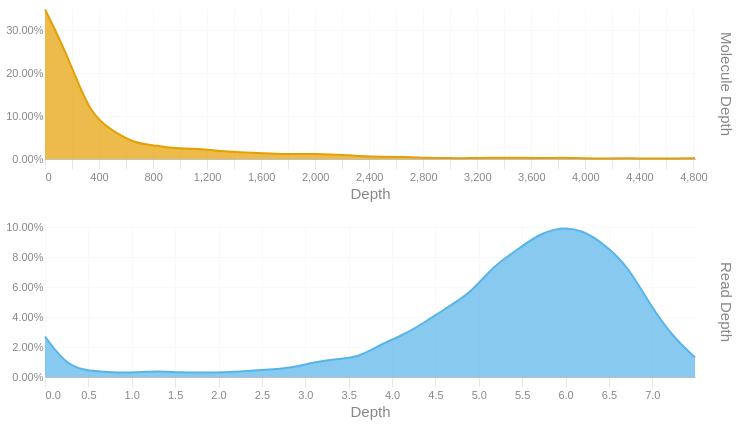

Notebook code cell kept with this figure:
### Code cell
readdep = depth_hist(tb['Read Depth'], q99, 3)
readdep = readdep.with_columns(pl.lit('Read Depth').alias('Metric'))
if not SKIPLR:
    moldep = depth_hist(tb['Molecule Depth'], mol_q99, 1)
    moldep = moldep.with_columns(pl.lit('Molecule Depth').alias('Metric'))
    _hist = pl.concat([readdep, moldep])
    _hist = _hist.filter(pl.col('Proportion') != 0)
    with SafeRender(_hist):
        (
            alt.Chart(_hist)        
            .mark_area(interpolate = "basis")
            .encode(
                x=alt.X('Bin:Q').scale(domainMin=0).axis(alt.Axis(title='Depth')),
                y = alt.Y('Proportion:Q', title = None).axis(format = '.2%'),
                color = alt.Color('Metric:N').legend(None),
                row = alt.Row("Metric:N").header(title = None, labelOrient = 'right'),
                tooltip = [
                    alt.Tooltip("Metric:N", title = "Metric"),
                    alt.Tooltip('Interval:N', title = "Depth Interval"),
                    alt.Tooltip('Proportion:Q', title = "% Alignments").format('.2%')
                ]
            )
            .resolve_scale(x='independent', y='independent')
            .properties(
                height = 150, width = 650,
                usermeta={'embedOptions': {'downloadFileName': f'{samplename}.depth.hist'}}
            )
        ).display()
else:
    readdep = readdep.filter(pl.col('Proportion') != 0)
    with SafeRender(readdep):
        (
            alt.Chart(readdep)        
            .mark_area(interpolate = "basis")
            .encode(
                x=alt.X('Bin:Q').scale(domainMin=0).axis(alt.Axis(title='Depth')),
                y = alt.Y('Proportion:Q', title = None).axis(format = '.2%'),
                tooltip = [
                    alt.Tooltip('Interval:N', title = "Depth Interval"),
                    alt.Tooltip('Proportion:Q', title = "% Alignments").format('.2%')
                ]
            )
            .properties(
                usermeta={'embedOptions': {'downloadFileName': f'{samplename}.depth.hist'}}
            )
        ).display()

### Figure 1 — Vega-Lite specification as saved in the notebook (floating-point values rounded to 4 significant figures)
{"width": 650, "height": 150, "config": {"title": {"anchor": "start", "dy": -15, "fontSize": 18, "color": "#888888", "subtitleColor": "#888888", "subtitleFontSize": 14}, "arc": {"fill": "#0072B2"}, "axis": {"domainColor": "#888888", "domainWidth": 0.5, "gridWidth": 0.2, "grid": false, "titleFontWeight": 400, "titleFontSize": 15, "labelFontSize": 11, "labelColor": "#888888", "tickColor": "#888888", "tickWidth": 0.2, "titleColor": "#888888"}, "axisBand": {"grid": false}, "axisX": {"grid": true, "tickSize": 10, "domainCap": "round"}, "axisY": {"domain": false, "grid": true, "tickSize": 0, "domainCap": "round"}, "background": "transparent", "header": {"labelFontSize": 15, "labelColor": "#888888", "titleFontSize": 15, "titleFontWeight": 600, "titleColor": "#888888"}, "legend": {"labelFont": "sans-serif", "labelFontSize": 12, "labelColor": "#888888", "symbolSize": 100, "symbolType": "circle", "titleFontSize": 12, "titlePadding": 10, "titleColor": "#888888", "title": null}, "range": {"category": ["#E69F00", "#56B4E9", "#009E73", "#F0E442", "#0072B2", "#D55E00", "#CC79A7", "#000000"], "diverging": ["#cfe8f3", "#a2d4ec", "#73bfe2", "#46abdb", "#1696d2", "#12719e"]}, "area": {"fill": "#0072B2", "fillOpacity": 0.7, "line": true, "strokeOpacity": 0.7}, "line": {"color": "#0072B2", "stroke": "#0072B2", "strokeWidth": 2}, "trail": {"color": "#0072B2", "stroke": "#0072B2", "strokeWidth": 0, "size": 1}, "point": {"filled": true, "fillOpacity": 1.0, "size": 95}, "text": {"color": "#888888", "fontSize": 11, "align": "right", "fontWeight": 400, "size": 11}, "bar": {"fill": "#0072B2", "stroke": null}, "view": {"stroke": null, "continuousWidth": 660, "continuousHeight": 400}}, "data": {"name": "data-dca4a2d3f35ff5a76780bd3210f8f7dc"}, "mark": {"type": "area", "interpolate": "basis"}, "encoding": {"color": {"field": "Metric", "legend": null, "type": "nominal"}, "row": {"field": "Metric", "header": {"title": null, "labelOrient": "right"}, "type": "nominal"}, "tooltip": [{"field": "Metric", "title": "Metric", "type": "nominal"}, {"field": "Interval", "title": "Depth Interval", "type": "nominal"}, {"field": "Proportion", "format": ".2%", "title": "% Alignments", "type": "quantitative"}], "x": {"axis": {"title": "Depth"}, "field": "Bin", "scale": {"domainMin": 0}, "type": "quantitative"}, "y": {"axis": {"format": ".2%"}, "field": "Proportion", "title": null, "type": "quantitative"}}, "resolve": {"scale": {"x": "independent", "y": "independent"}}, "usermeta": {"embedOptions": {"downloadFileName": "S3_Waccamaw_1704.depth.hist"}}, "$schema": "https://vega.github.io/schema/vega-lite/v6.1.0.json", "datasets": {"data-dca4a2d3f35ff5a76780bd3210f8f7dc": [{"Bin": 0.0, "Interval": "0.0-0.258", "Proportion": 0.027, "Metric": "Read Depth"}, {"Bin": 0.258, "Interval": "0.258-0.517", "Proportion": 0.007, "Metric": "Read Depth"}, {"Bin": 0.517, "Interval": "0.517-0.775", "Proportion": 0.004, "Metric": "Read Depth"}, {"Bin": 0.775, "Interval": "0.775-1.033", "Proportion": 0.003, "Metric": "Read Depth"}, {"Bin": 1.033, "Interval": "1.033-1.292", "Proportion": 0.003, "Metric": "Read Depth"}, {"Bin": 1.292, "Interval": "1.292-1.55", "Proportion": 0.004, "Metric": "Read Depth"}, {"Bin": 1.55, "Interval": "1.55-1.808", "Proportion": 0.003, "Metric": "Read Depth"}, {"Bin": 1.808, "Interval": "1.808-2.067", "Proportion": 0.003, "Metric": "Read Depth"}, {"Bin": 2.067, "Interval": "2.067-2.325", "Proportion": 0.003, "Metric": "Read Depth"}, {"Bin": 2.325, "Interval": "2.325-2.583", "Proportion": 0.004, "Metric": "Read Depth"}, {"Bin": 2.583, "Interval": "2.583-2.842", "Proportion": 0.005, "Metric": "Read Depth"}, {"Bin": 2.842, "Interval": "2.842-3.1", "Proportion": 0.006, "Metric": "Read Depth"}, {"Bin": 3.1, "Interval": "3.1-3.358", "Proportion": 0.01, "Metric": "Read Depth"}, {"Bin": 3.358, "Interval": "3.358-3.617", "Proportion": 0.012, "Metric": "Read Depth"}, {"Bin": 3.617, "Interval": "3.617-3.875", "Proportion": 0.013, "Metric": "Read Depth"}, {"Bin": 3.875, "Interval": "3.875-4.133", "Proportion": 0.022, "Metric": "Read Depth"}, {"Bin": 4.133, "Interval": "4.133-4.392", "Proportion": 0.028, "Metric": "Read Depth"}, {"Bin": 4.392, "Interval": "4.392-4.65", "Proportion": 0.037, "Metric": "Read Depth"}, {"Bin": 4.65, "Interval": "4.65-4.908", "Proportion": 0.047, "Metric": "Read Depth"}, {"Bin": 4.908, "Interval": "4.908-5.167", "Proportion": 0.056, "Metric": "Read Depth"}, {"Bin": 5.167, "Interval": "5.167-5.425", "Proportion": 0.074, "Metric": "Read Depth"}, {"Bin": 5.425, "Interval": "5.425-5.683", "Proportion": 0.084, "Metric": "Read Depth"}, {"Bin": 5.683, "Interval": "5.683-5.942", "Proportion": 0.095, "Metric": "Read Depth"}, {"Bin": 5.942, "Interval": "5.942-6.2", "Proportion": 0.1, "Metric": "Read Depth"}, {"Bin": 6.2, "Interval": "6.2-6.458", "Proportion": 0.098, "Metric": "Read Depth"}, {"Bin": 6.458, "Interval": "6.458-6.717", "Proportion": 0.088, "Metric": "Read Depth"}, {"Bin": 6.717, "Interval": "6.717-6.975", "Proportion": 0.074, "Metric": "Read Depth"}, {"Bin": 6.975, "Interval": "6.975-7.233", "Proportion": 0.048, "Metric": "Read Depth"}, {"Bin": 7.233, "Interval": "7.233-7.492", "Proportion": 0.027, "Metric": "Read Depth"}, {"Bin": 7.492, "Interval": "7.492-7.75", "Proportion": 0.013, "Metric": "Read Depth"}, {"Bin": 0.0, "Interval": "0.0-165.9", "Proportion": 0.349, "Metric": "Molecule Depth"}, {"Bin": 165.9, "Interval": "165.9-331.8", "Proportion": 0.243, "Metric": "Molecule Depth"}, {"Bin": 331.8, "Interval": "331.8-497.8", "Proportion": 0.104, "Metric": "Molecule Depth"}, {"Bin": 497.8, "Interval": "497.8-663.7", "Proportion": 0.066, "Metric": "Molecule Depth"}, {"Bin": 663.7, "Interval": "663.7-829.6", "Proportion": 0.036, "Metric": "Molecule Depth"}, {"Bin": 829.6, "Interval": "829.6-995.5", "Proportion": 0.031, "Metric": "Molecule Depth"}, {"Bin": 995.5, "Interval": "995.5-1161.4", "Proportion": 0.024, "Metric": "Molecule Depth"}, {"Bin": 1161.0, "Interval": "1161.4-1327.3", "Proportion": 0.024, "Metric": "Molecule Depth"}, {"Bin": 1327.0, "Interval": "1327.3-1493.3", "Proportion": 0.017, "Metric": "Molecule Depth"}, {"Bin": 1493.0, "Interval": "1493.3-1659.2", "Proportion": 0.015, "Metric": "Molecule Depth"}, {"Bin": 1659.0, "Interval": "1659.2-1825.1", "Proportion": 0.013, "Metric": "Molecule Depth"}, {"Bin": 1825.0, "Interval": "1825.1-1991.0", "Proportion": 0.011, "Metric": "Molecule Depth"}, {"Bin": 1991.0, "Interval": "1991.0-2156.9", "Proportion": 0.012, "Metric": "Molecule Depth"}, {"Bin": 2157.0, "Interval": "2156.9-2322.8", "Proportion": 0.01, "Metric": "Molecule Depth"}, {"Bin": 2323.0, "Interval": "2322.8-2488.8", "Proportion": 0.007, "Metric": "Molecule Depth"}, {"Bin": 2489.0, "Interval": "2488.8-2654.7", "Proportion": 0.005, "Metric": "Molecule Depth"}, {"Bin": 2655.0, "Interval": "2654.7-2820.6", "Proportion": 0.005, "Metric": "Molecule Depth"}, {"Bin": 2821.0, "Interval": "2820.6-2986.5", "Proportion": 0.003, "Metric": "Molecule Depth"}, {"Bin": 2986.0, "Interval": "2986.5-3152.4", "Proportion": 0.002, "Metric": "Molecule Depth"}, {"Bin": 3152.0, "Interval": "3152.4-3318.3", "Proportion": 0.002, "Metric": "Molecule Depth"}, {"Bin": 3318.0, "Interval": "3318.3-3484.3", "Proportion": 0.003, "Metric": "Molecule Depth"}, {"Bin": 3484.0, "Interval": "3484.3-3650.2", "Proportion": 0.003, "Metric": "Molecule Depth"}, {"Bin": 3650.0, "Interval": "3650.2-3816.1", "Proportion": 0.002, "Metric": "Molecule Depth"}, {"Bin": 3816.0, "Interval": "3816.1-3982.0", "Proportion": 0.003, "Metric": "Molecule Depth"}, {"Bin": 3982.0, "Interval": "3982.0-4147.9", "Proportion": 0.002, "Metric": "Molecule Depth"}, {"Bin": 4148.0, "Interval": "4147.9-4313.8", "Proportion": 0.001, "Metric": "Molecule Depth"}, {"Bin": 4314.0, "Interval": "4313.8-4479.8", "Proportion": 0.002, "Metric": "Molecule Depth"}, {"Bin": 4480.0, "Interval": "4479.8-4645.7", "Proportion": 0.001, "Metric": "Molecule Depth"}, {"Bin": 4646.0, "Interval": "4645.7-4811.6", "Proportion": 0.001, "Metric": "Molecule Depth"}, {"Bin": 4812.0, "Interval": "4811.6-4977.51", "Proportion": 0.002, "Metric": "Molecule Depth"}]}}
